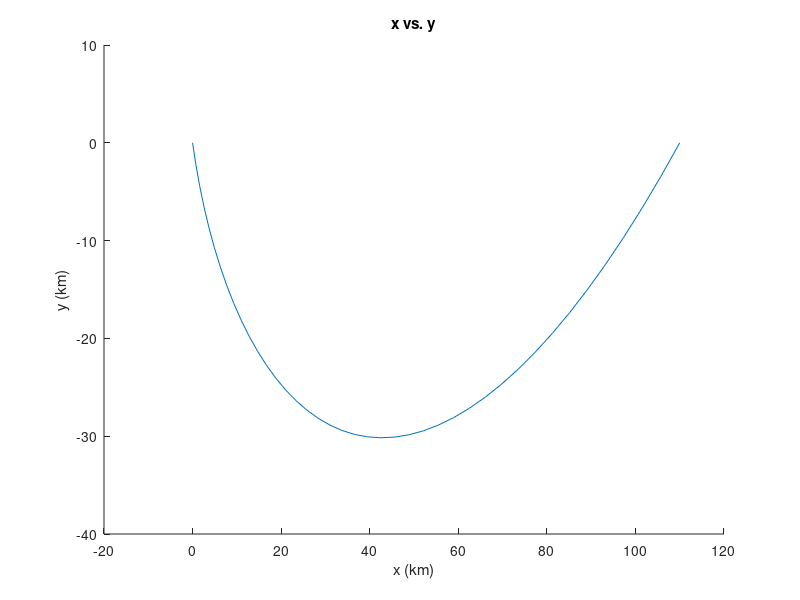

This figure's MATLAB source:



a = 8000;
tfVec = 0:0.5:20;
x0 = 110;
y0 = 0;


mu = 398600;
T = 2*pi/sqrt(mu)*a^1.5;
n = 2*pi/T;

i = 1;
for tf = tfVec*60
    C = cos(n*tf);
    S = sin(n*tf);

    yDot0(i) = ((6*n*S*(n*tf - S) - 2*n*(4-3*C)*(1-C))*x0 - n*S*y0)...
            / (S*(4*S-3*n*tf)+ 4*(1-C)^2);
        
    xDot0(i) = -(n*(4-3*C)*x0 + 2*(1 - C)*yDot0(i))/S;
    i = i + 1;
end

i = 1;
tf = 20*60;
for t = tfVec*60
    C = cos(n*t);
    S = sin(n*t);    
    
%    x(i) = (4-3*C)*x0 + (S*xDot0(i))/n + (2/n)*(1-C)*yDot0(i);
%    y(i) = 6*(S - n*tf)*x0 + y0 - (2/n)*(1-C)*xDot0(i) + ((4*S - 3*n*tf)/n)*yDot0(i);
r0 = [x0 y0 0 xDot0(end) yDot0(end) 0]';
K = [4-3*C 0 0 S/n (2/n)*(1-C) 0;
     6*(S-n*t) 1 0 -(2/n)*(1-C) (4*S-3*n*t)/n 0;
     0 0 C 0 0 S/n;
     3*n*S 0 0 C -2*S 0;
     -6*n*(1-C) 0 0 -2*S 4*C-3 0;
     0 0 -n*S 0 0 C];

R = K*r0;
x(i) = R(1);
y(i) = R(2);
 
i = i + 1;
end

hold on;

plot(x, y);
title('x vs. y');
xlabel('x (km)');
ylabel('y (km)');

% hold on;
% 
% plot(tfVec, yDot0);
% title('Time vs. yDot0');
% xlabel('Time (min)');
% ylabel('yDot0 (km)');
% 
% figure('Name', 'Time vs. xDot0');
% plot(tfVec, xDot0);
% title('Time vs. xDot0');
% xlabel('Time (min)');
% ylabel('xDot0 (km)');